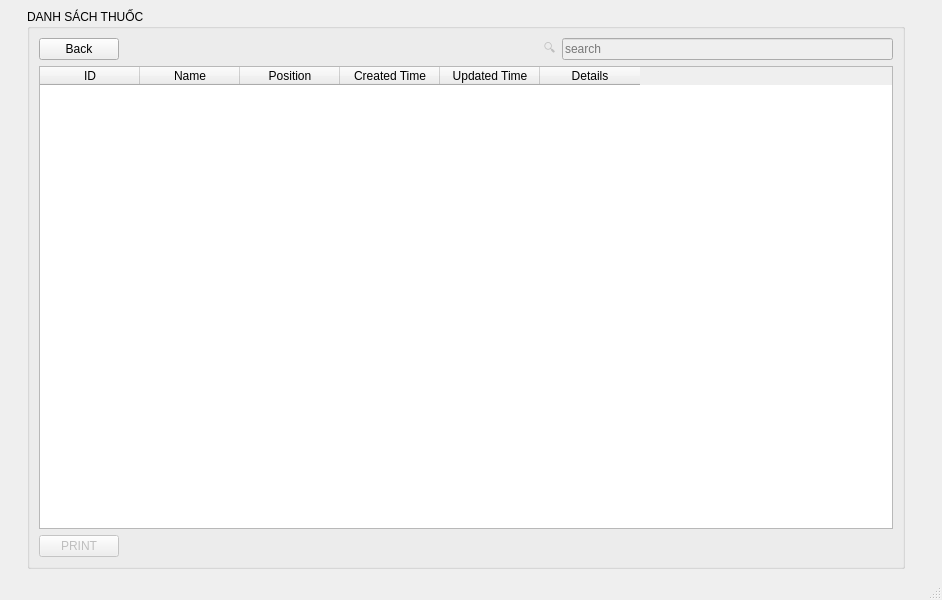
<?xml version="1.0" encoding="UTF-8"?>
<ui version="4.0">
 <class>MainWindow</class>
 <widget class="QMainWindow" name="MainWindow">
  <property name="geometry">
   <rect>
    <x>0</x>
    <y>0</y>
    <width>942</width>
    <height>600</height>
   </rect>
  </property>
  <property name="windowTitle">
   <string>MainWindow</string>
  </property>
  <widget class="QWidget" name="centralwidget">
   <layout class="QGridLayout" name="gridLayout">
    <item row="0" column="0">
     <spacer name="horizontalSpacer_7">
      <property name="orientation">
       <enum>Qt::Vertical</enum>
      </property>
      <property name="sizeHint" stdset="0">
       <size>
        <width>18</width>
        <height>536</height>
       </size>
      </property>
     </spacer>
    </item>
    <item row="0" column="2">
     <spacer name="horizontalSpacer_6">
      <property name="orientation">
       <enum>Qt::Vertical</enum>
      </property>
      <property name="sizeHint" stdset="0">
       <size>
        <width>28</width>
        <height>536</height>
       </size>
      </property>
     </spacer>
    </item>
    <item row="0" column="1">
     <widget class="QGroupBox" name="invoice_daily">
      <property name="title">
       <string>DANH SÁCH THUỐC</string>
      </property>
      <layout class="QGridLayout" name="gridLayout_2">
       <item row="1" column="4">
        <widget class="QLineEdit" name="lineEdit">
         <property name="enabled">
          <bool>false</bool>
         </property>
         <property name="placeholderText">
          <string>search</string>
         </property>
        </widget>
       </item>
       <item row="1" column="1">
        <spacer name="horizontalSpacer">
         <property name="orientation">
          <enum>Qt::Horizontal</enum>
         </property>
         <property name="sizeHint" stdset="0">
          <size>
           <width>407</width>
           <height>20</height>
          </size>
         </property>
        </spacer>
       </item>
       <item row="1" column="3">
        <widget class="QLabel" name="label">
         <property name="enabled">
          <bool>false</bool>
         </property>
         <property name="text">
          <string>🔍</string>
         </property>
        </widget>
       </item>
       <item row="1" column="0">
        <widget class="QPushButton" name="back_button">
         <property name="text">
          <string>Back</string>
         </property>
        </widget>
       </item>
       <item row="2" column="0" colspan="5">
        <widget class="QTableWidget" name="tableWidget">
         <property name="rowCount">
          <number>0</number>
         </property>
         <attribute name="horizontalHeaderCascadingSectionResizes">
          <bool>true</bool>
         </attribute>
         <attribute name="verticalHeaderDefaultSectionSize">
          <number>38</number>
         </attribute>
         <column>
          <property name="text">
           <string>ID</string>
          </property>
         </column>
         <column>
          <property name="text">
           <string>Name</string>
          </property>
         </column>
         <column>
          <property name="text">
           <string>Position</string>
          </property>
         </column>
         <column>
          <property name="text">
           <string>Created Time</string>
          </property>
         </column>
         <column>
          <property name="text">
           <string>Updated Time</string>
          </property>
         </column>
         <column>
          <property name="text">
           <string>Details</string>
          </property>
         </column>
        </widget>
       </item>
       <item row="3" column="0">
        <widget class="QPushButton" name="invoice_detail">
         <property name="enabled">
          <bool>false</bool>
         </property>
         <property name="maximumSize">
          <size>
           <width>85</width>
           <height>16777215</height>
          </size>
         </property>
         <property name="mouseTracking">
          <bool>true</bool>
         </property>
         <property name="text">
          <string>PRINT</string>
         </property>
         <property name="autoDefault">
          <bool>false</bool>
         </property>
         <property name="default">
          <bool>false</bool>
         </property>
        </widget>
       </item>
      </layout>
     </widget>
    </item>
   </layout>
  </widget>
  <widget class="QMenuBar" name="menubar">
   <property name="geometry">
    <rect>
     <x>0</x>
     <y>0</y>
     <width>942</width>
     <height>22</height>
    </rect>
   </property>
  </widget>
  <widget class="QStatusBar" name="statusbar"/>
 </widget>
 <resources/>
 <connections/>
</ui>
